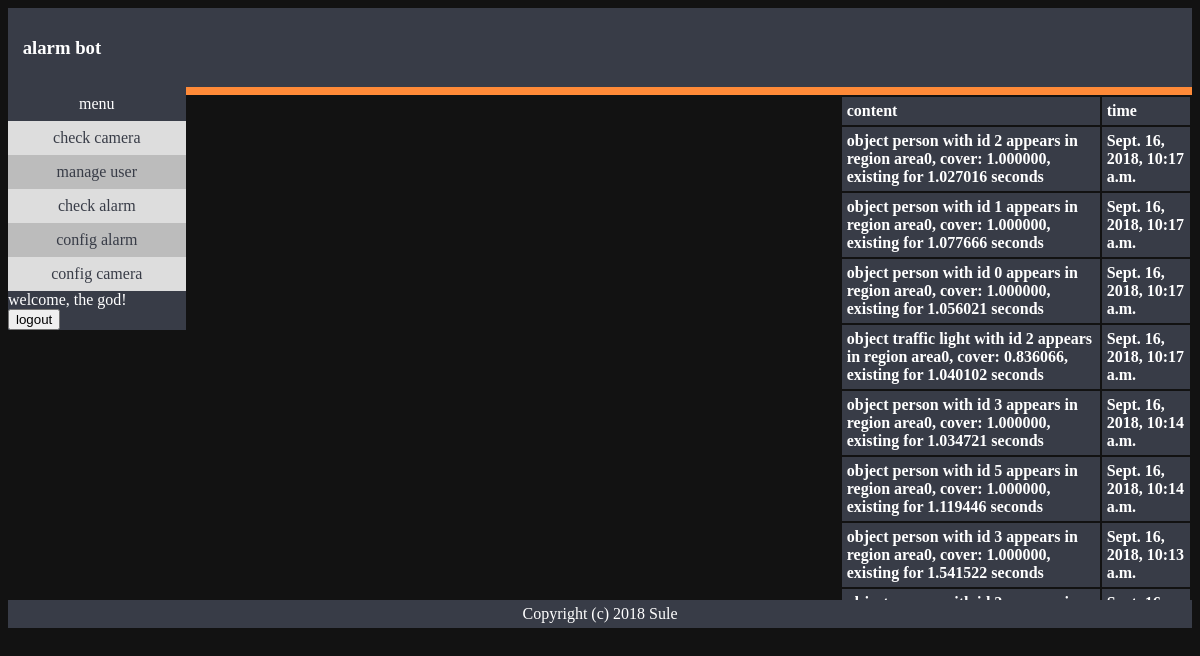
The app's page /panel/getalarm/ (signed in), older data.
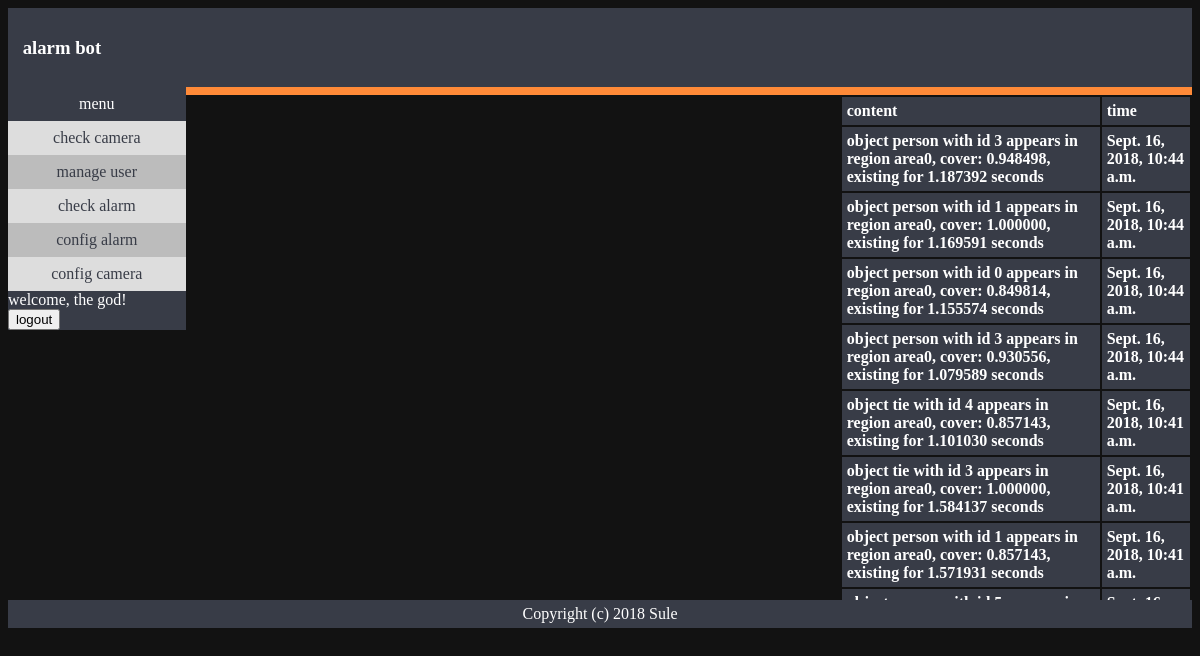
The same page, newer data.
### campip/models.py (models this page shows)
class Alarm(models.Model):
    content = models.TextField()
    time = models.DateTimeField(auto_now_add=True)

### panel/views.py (the view)
# urls.py: path('getalarm/', views.getalarm, name='getalarm'),
def getalarm(request):
    is_auth = getsession(request, 'is_auth', False)
    alarms = []
    usernm = getsession(request, 'username', 'stranger')
    if is_auth:
        alarms = Alarm.objects.order_by('-time')
        context = {'is_auth': is_auth, 'alarms': alarms, 'username': usernm}
        return render(request, 'panel/alarm.html', context)
    return HttpResponseForbidden()

### panel/views.py (called while the page is built)
def getsession(request, key, default):
    res = default
    if key in request.session:
        res = request.session[key]
    return res

### panel/templates/panel/alarm.html (shortened to what this page needs)
{% extends "panel/panel.html" %} {% block page %}
<div id="alarm_table">
    <table>
        <tbody>
            <tr>
                <th>content</th>
                <th>time</th>
            </tr>
            {% for alarm in alarms %}
            <tr onclick=delalarm({{alarm.id}})>
                <th>{{alarm.content}}</th>
                <th>{{alarm.time}}</th>
            </tr>
            {% endfor %}
        </tbody>
    </table>
</div>
{% endblock page %}

Row changes from the older to the newer data that the page shows:
no longer on this page (row unchanged): Alarm: content "object person with id 2 appears in region area0, cover: 1.000000, existing for 1.027016 seconds", time "Sept. 16, 2018, 10:17 a.m."
no longer on this page (row unchanged): Alarm: content "object person with id 1 appears in region area0, cover: 1.000000, existing for 1.077666 seconds", time "Sept. 16, 2018, 10:17 a.m."
no longer on this page (row unchanged): Alarm: content "object person with id 0 appears in region area0, cover: 1.000000, existing for 1.056021 seconds", time "Sept. 16, 2018, 10:17 a.m."
no longer on this page (row unchanged): Alarm: content "object traffic light with id 2 appears in region area0, cover: 0.836066, existing for 1.040102 seconds", time "Sept. 16, 2018, 10:17 a.m."
no longer on this page (row unchanged): Alarm: content "object person with id 3 appears in region area0, cover: 1.000000, existing for 1.034721 seconds", time "Sept. 16, 2018, 10:14 a.m."
no longer on this page (row unchanged): Alarm: content "object person with id 5 appears in region area0, cover: 1.000000, existing for 1.119446 seconds", time "Sept. 16, 2018, 10:14 a.m."
no longer on this page (row unchanged): Alarm: content "object person with id 3 appears in region area0, cover: 1.000000, existing for 1.541522 seconds", time "Sept. 16, 2018, 10:13 a.m."
added Alarm: content "object person with id 3 appears in region area0, cover: 0.948498, existing for 1.187392 seconds", time "Sept. 16, 2018, 10:44 a.m."
added Alarm: content "object person with id 1 appears in region area0, cover: 1.000000, existing for 1.169591 seconds", time "Sept. 16, 2018, 10:44 a.m."
added Alarm: content "object person with id 0 appears in region area0, cover: 0.849814, existing for 1.155574 seconds", time "Sept. 16, 2018, 10:44 a.m."
added Alarm: content "object person with id 3 appears in region area0, cover: 0.930556, existing for 1.079589 seconds", time "Sept. 16, 2018, 10:44 a.m."
added Alarm: content "object tie with id 4 appears in region area0, cover: 0.857143, existing for 1.101030 seconds", time "Sept. 16, 2018, 10:41 a.m."
added Alarm: content "object tie with id 3 appears in region area0, cover: 1.000000, existing for 1.584137 seconds", time "Sept. 16, 2018, 10:41 a.m."
added Alarm: content "object person with id 1 appears in region area0, cover: 0.857143, existing for 1.571931 seconds", time "Sept. 16, 2018, 10:41 a.m."
